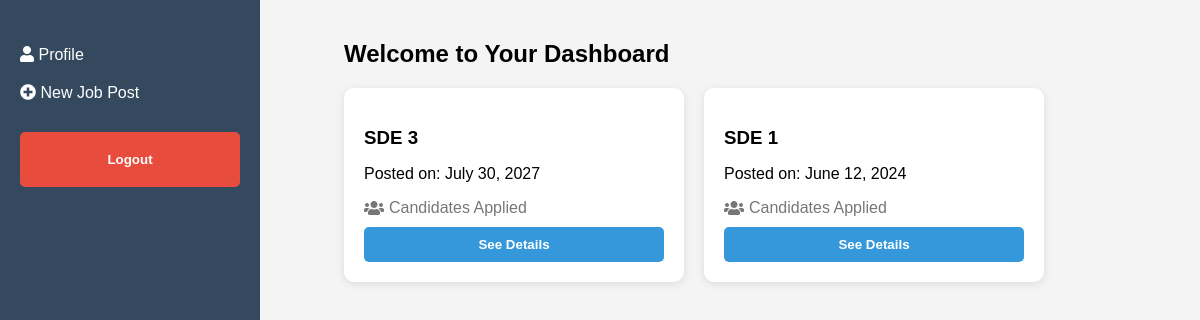
The page /hrdash/ (signed in) on the database its author committed.
### hr/models.py (models this page shows)
class JobPost(models.Model):
    user = models.ForeignKey(to=User, on_delete=models.CASCADE)
    title= models.CharField(max_length=200)
    address = models.CharField(max_length=200)
    campanyName = models.CharField(max_length=200)
    salaryLow= models.IntegerField(default=0)
    salaryHigh = models.IntegerField(default=0)
    applycount = models.IntegerField(default=0)
    lastDateToApply = models.DateField()
    def __str__(self) -> str:
        return str(self.title)

### hr/views.py (the view)
# urls.py: path('hrdash/',views.hrHome,name='hrdash'),
@login_required
def hrHome(request):
    jobposts = JobPost.objects.filter(user=request.user)
    print(jobposts)
    return render(request,'hr/hrdashbordh.html',{'jobposts':jobposts})

### hr/templates/hr/hrdashbordh.html (shortened to what this page needs)
<!DOCTYPE html>
<html lang="en">
<head>
  <link rel="stylesheet" href="https://cdnjs.cloudflare.com/ajax/libs/font-awesome/5.15.3/css/all.min.css">
</head>
<body>
  <div class="container">
    {% include "hr/navbar.html" %}
    <div class="content">
      <h2>Welcome to Your Dashboard</h2>
      <div class="job-cards">
        {% for job in jobposts %}
        <div class="job-card">
          <h3>{{job.title}}</h3>
          <p>Posted on: {{job.lastDateToApply}}</p>
          <div class="apply-count">
            <i class="fas fa-users"></i>
            <span>{{job.applyCount}} Candidates Applied</span>
          </div>
          <button class="details-button"><a href="{% url 'candidatedetails' job.id %}" style="text-decoration: none; color: inherit;">See Details</a></button>
        </div>
        {% endfor %}
      </div>
    </div>
  </div>
</body>
</html>

### hr/templates/hr/hrdashbordh.html (style rules this page uses)
body { margin: 0; font-family: Arial, sans-serif; background-color: #f4f4f4; display: flex; min-height: 100vh; }
.container { display: flex; flex-direction: row; }
.content { flex: 1; padding: 20px; margin-left: 4rem; width: 50rem; }
.job-cards { display: flex; flex-wrap: wrap; gap: 20px; margin-top: 20px; }
.job-card { background-color: #ffffff; border-radius: 10px; box-shadow: 0px 2px 8px rgba(0, 0, 0, 0.1); padding: 20px; width: 300px; }
.job-card h3 { margin-bottom: 10px; }
.apply-count { display: flex; align-items: center; margin-bottom: 10px; color: #777777; }
.apply-count i { margin-right: 5px; }
.job-card button { display: block; width: 100%; padding: 10px; background-color: #3498db; border: none; border-radius: 5px; color: white; cursor: pointer; font-weight: bold; transition: background-color 0.3s; }

### rows shown on the page
JobPost: title "SDE 3", lastDateToApply "July 30, 2027"
JobPost: title "SDE 1", lastDateToApply "June 12, 2024"
